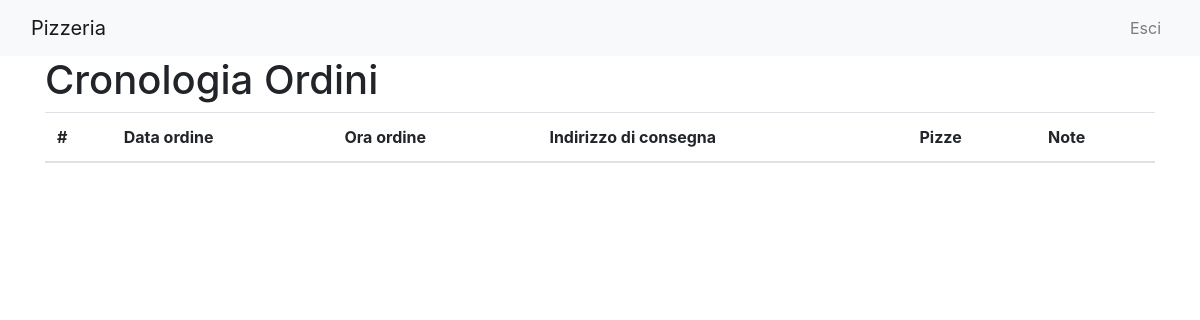
The page /Pizzeria/all_orders.php on the database as committed earlier.
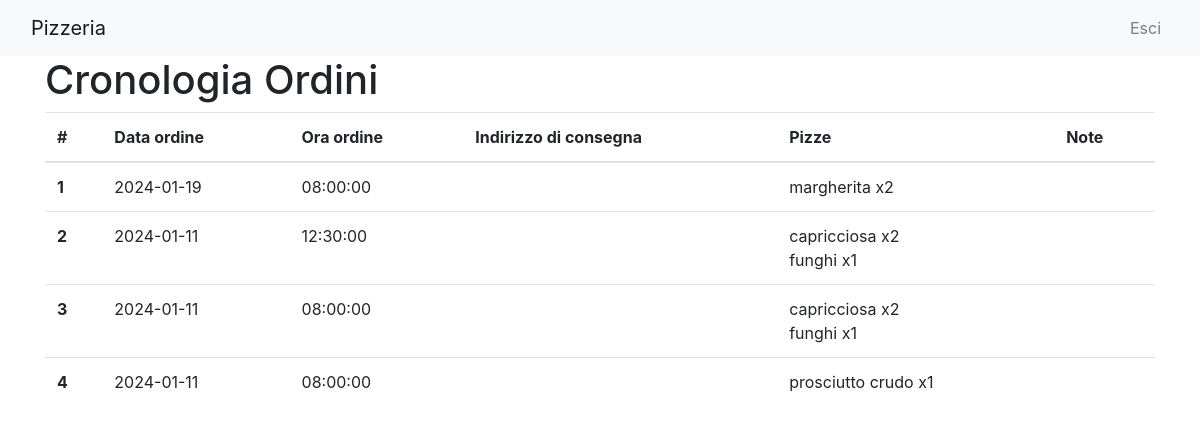
The same page on the database as committed later.
### tables this page shows
CREATE TABLE `ordini` (
  `idOrdine` int(11) NOT NULL,
  `idUtente` int(11) NOT NULL,
  `oraInizio` time NOT NULL,
  `dataOrdine` date NOT NULL,
  `note` varchar(200) DEFAULT NULL,
  `nCivicoDiConsegna` int(11) DEFAULT NULL,
  `viaDiConsegna` varchar(45) DEFAULT NULL,
  `processato` tinyint(1) NOT NULL DEFAULT 0
);

### Pizzeria/all_orders.php (the view, shortened to what this page needs)
<?php
$document_root = $_SERVER['DOCUMENT_ROOT'];
$setup = json_decode(file_get_contents($document_root . '/setup.json'), true);
$servername = 'localhost';
$username = $setup['dbUserName'];
$password = $setup['dbPassword'];
$dbname = $setup['dbName'];
$conn = new mysqli($servername, $username, $password, $dbname);
$sql = "SELECT idOrdine, dataOrdine, oraInizio, viaDiConsegna, nCivicoDiConsegna, note
        FROM ordini
        ORDER BY dataOrdine DESC, oraInizio DESC";
$stmt = $conn->prepare($sql);
$stmt->execute();
$result = $stmt->get_result();
$orders = $result->fetch_all(MYSQLI_ASSOC);
foreach ($orders as $key => $order) {
    $pizzas = array();
    $sql = "SELECT nomePizza, quantita
            FROM comprende
            WHERE idOrdine = ?";
    $stmt = $conn->prepare($sql);
    $stmt->bind_param('i', $order['idOrdine']);
    $stmt->execute();
    $result = $stmt->get_result();
    $pizzas_ordered = $result->fetch_all(MYSQLI_ASSOC);
    foreach ($pizzas_ordered as $pizza_ordered) {
        if (array_key_exists($pizza_ordered['nomePizza'], $pizzas)) {
            $pizzas[$pizza_ordered['nomePizza']] += $pizza_ordered['quantita'];
        } else {
            $pizzas[$pizza_ordered['nomePizza']] = $pizza_ordered['quantita'];
        }
    }
    $pizzaStr = '';
    foreach ($pizzas as $pizza => $quantity) {
        $pizzaStr .= $pizza . ' x' . $quantity . '<br>';
    }
    $orders[$key]['pizze'] = $pizzaStr;
}
?>
<!DOCTYPE html>
<html lang="en">
<head>
    <link href="https://stackpath.bootstrapcdn.com/bootstrap/4.5.2/css/bootstrap.min.css" rel="stylesheet">
</head>
<body>
    <?php include 'html_snippets/navbar.php'; create_navbar(); ?>
        <div class="container">
            <h1>Cronologia Ordini</h1>
            <table class="table">
                <thead>
                    <tr>
                        <th scope="col">#</th>
                        <th scope="col">Data ordine</th>
                        <th scope="col">Ora ordine</th>
                        <th scope="col">Indirizzo di consegna</th>
                        <th scope="col">Pizze</th>
                        <th scope="col">Note</th>
                    </tr>
                </thead>
                <tbody>
                    <?php
                    foreach ($orders as $key => $order) {
                        echo '<tr>';
                        echo '<th scope="row">' . ($key + 1) . '</th>';
                        echo '<td>' . $order['dataOrdine'] . '</td>';
                        echo '<td>' . $order['oraInizio'] . '</td>';
                        echo '<td>' . $order['viaDiConsegna'] . ' ' . $order['nCivicoDiConsegna'] . '</td>';
                        echo '<td>' . $order['pizze'] . '</td>';
                        echo '<td>' . $order['note'] . '</td>';
                        echo '</tr>';
                    }
                    ?>
                </tbody>
            </table>
        </div>
    </body>
    </html>

### Pizzeria/html_snippets/navbar.php (shortened to what this page needs)
<?php
function create_navbar() {
?>
<nav class="navbar navbar-expand-lg navbar-light bg-light">
    <div class="container-fluid">
      <a class="navbar-brand" href="/homepage.php">Pizzeria</a>
      <div class="collapse navbar-collapse" id="navbarNav">
        <ul class="navbar-nav ml-auto">
          <li class="nav-item">
            <a class="nav-link" href="/index.html">Esci</a>
          </li>
        </ul>
      </div>
    </div>
</nav>
<?php
}
?>

Rows that differ between the two databases and show on the page:
added ordini: dataOrdine "2024-01-19", oraInizio "08:00:00", pizza "margherita", quantity "2"
added ordini: dataOrdine "2024-01-11", oraInizio "12:30:00", pizza "capricciosa", quantity "2", pizza "funghi", quantity "1"
added ordini: dataOrdine "2024-01-11", oraInizio "08:00:00", pizza "capricciosa", quantity "2", pizza "funghi", quantity "1"
added ordini: dataOrdine "2024-01-11", oraInizio "08:00:00", pizza "prosciutto crudo", quantity "1"
